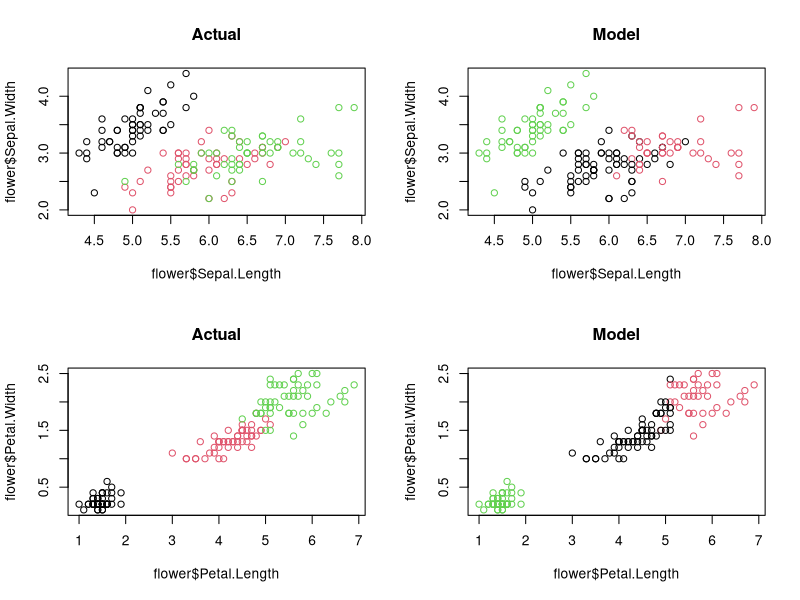
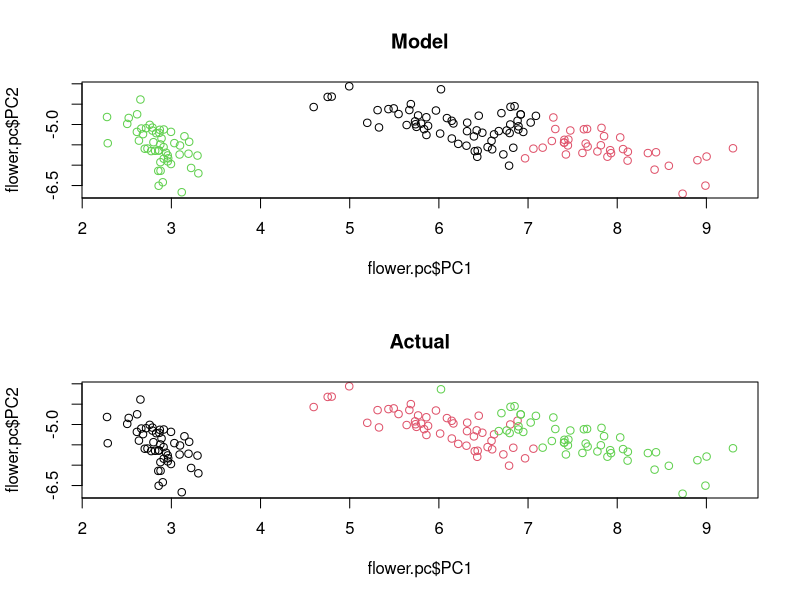

Write R code to recreate these figures, in order.
## ---- chunk 1

## The famous iris dataset
data(iris)
flower = iris

head(flower)
summary(flower)

## Kmeans requires you to predetermine the number of clusters
mdl = kmeans(flower[, 1:4], centers = 3)
flower$cluster = mdl$cluster

## plot kmeans for a few of the variable combinations
par(mfrow = c(2, 2))
plot(x = flower$Sepal.Length, y = flower$Sepal.Width, col = factor(flower$Species), main = "Actual")
plot(x = flower$Sepal.Length, y = flower$Sepal.Width, col = factor(flower$cluster), main = "Model")
plot(x = flower$Petal.Length, y = flower$Petal.Width, col = factor(flower$Species), main = "Actual")
plot(x = flower$Petal.Length, y = flower$Petal.Width, col = factor(flower$cluster), main = "Model")

## Try using principal components to draw one picture that catures all of the variance
pc = prcomp(flower[, 1:4], cor = TRUE)
summary(pc)

## The first 2 principal components explains 97% of all variation
flower.pc = as.data.frame(as.matrix(flower[, 1:4]) %*% pc$rotation)
flower.pc$cluster = flower$cluster
flower.pc$species = flower$Species

## How well did the model do?
par(mfrow = c(2, 1))
plot(flower.pc$PC1, flower.pc$PC2, col = factor(flower.pc$cluster), main = "Model")
plot(flower.pc$PC1, flower.pc$PC2, col = factor(flower.pc$species), main = "Actual")


